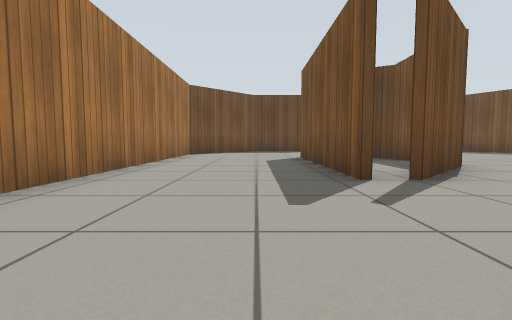
[1] (above)

16 first-person views from a walk through a world built for the Gazebo simulator. The camera is 0.5 m above the floor, tilts 4° down and sees 85° across. The floor is counted in squares, 1 m on a side. Each view is taken from the middle of a square. On the plan, view 1 faces up. The plan holds only what a view shows up to about 9 squares ahead; the rest is blank. Simple patterns stand in for the simulator's built-in surfaces.

[2]
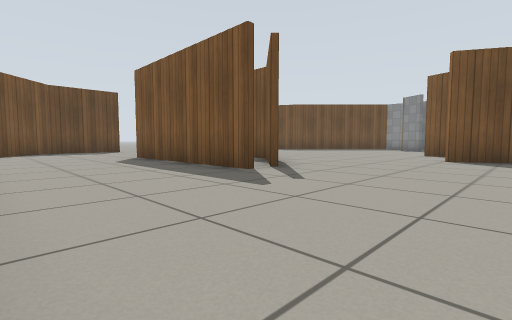

[3]
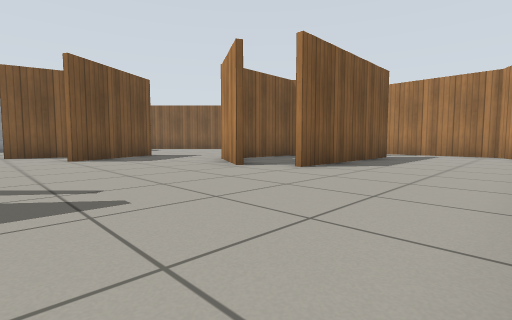

[4]
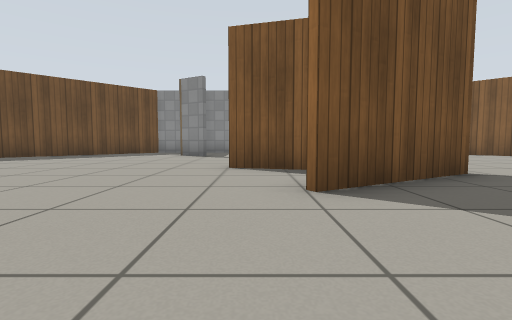

[5]
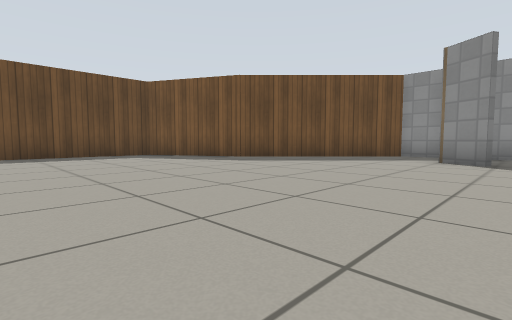

[6]
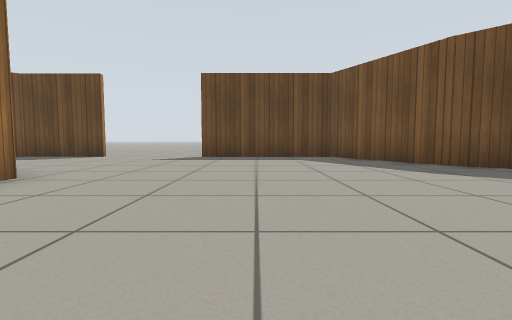

[7]
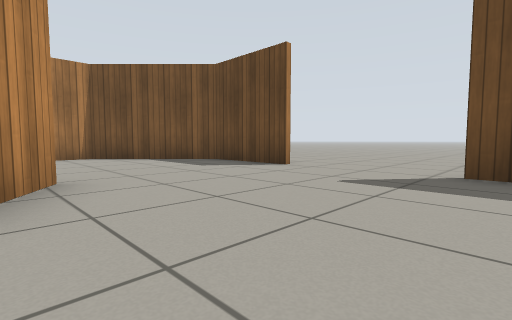

[8]
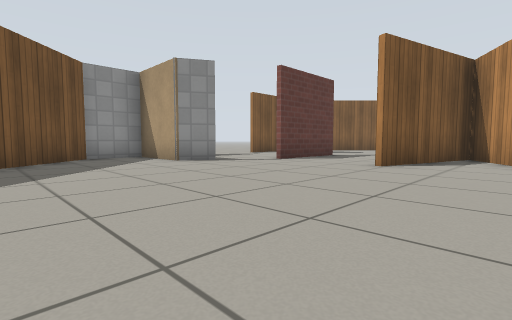

[9]
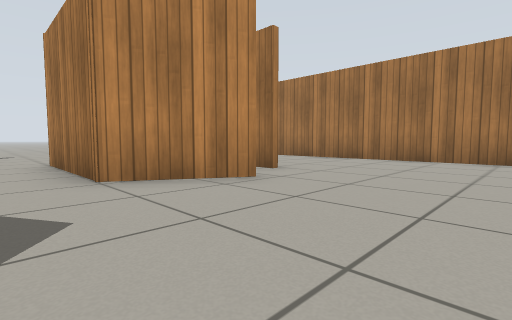

[10]
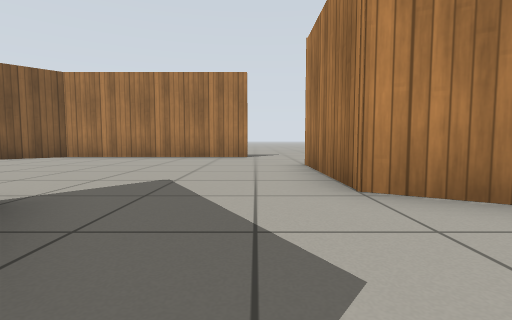

[11]
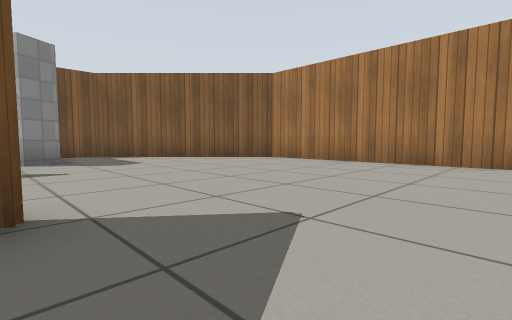

[12]
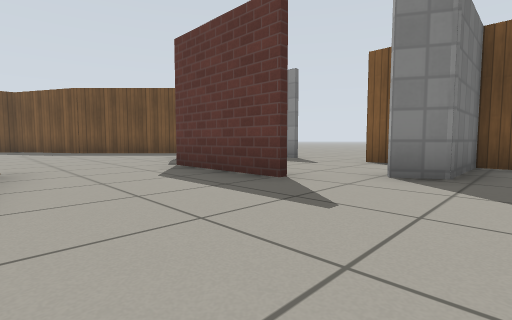

[13]
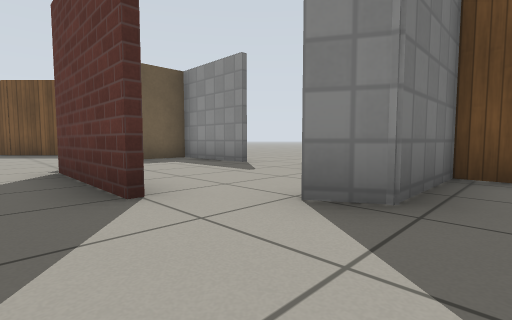

[14]
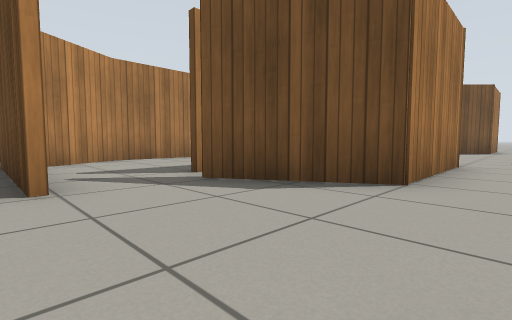

[15]
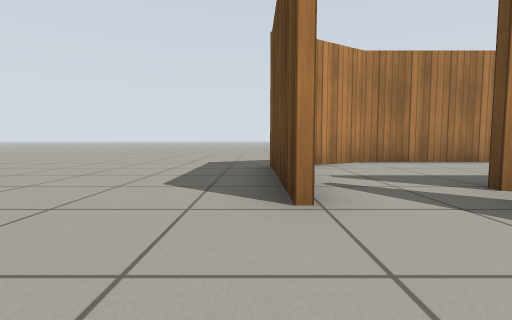

[16]
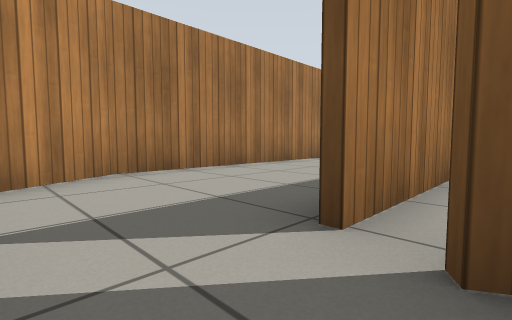

### Floor plan
Points are (right, up) in squares from view 1. A wall is a line through its corners. A room is listed if a view was taken in it or the views show most of it. See-through windows are left out.
Room 1 (views 1, 2, 3, 4, 5, 6, 7, 8, 9, 10, 11)
walls: (3.8, 5.2) (2, 3.4); (2, 3.6) (3.8, 5.4); (1.3, 3.5) (1.3, 8.4); (2.1, 8.7) (3.1, 8.1); (6.3, 0.6) (7.2, -1); (2.2, -0.7) (4, -1.7); (7.1, -1.2) (8.1, 2.5); (7.2, -1.3) (5.7, 1.4); (2.4, 12.5) (-0.1, 12.5) (-2.4, 10.2) (-2.4, -5.6) (-1.2, -7.6) (0.4, -7.6); (11.8, 3.6) (12.3, 4.5) (14.4, 4.5); (10.9, 9.4) (9.2, 12.5) (5.3, 12.5); (14.4, 4.3) (13.1, 4.3); (14.4, 1.8) (14.4, 5.9) (10.7, 9.6); (1.1, -5.6) (1.1, -1.2)
ways out: opening at (5.5, -2) to room 2; opening at (9.5, 2) to room 2; opening at (1, -6.5) to room 3; opening at (12.5, 2) to room 4; opening at (2, 14)
Room 2 (views 12, 13)
walls: (10.9, -0.6) (10.9, 2.2); (6.4, -7.4) (10.6, -7.4) (14.4, -3.6) (14.4, -2.3) (12.3, -2.3) (11.9, -1.6); (4, -1.7) (4, -4.6)
ways out: opening at (5.5, -2) to room 1; opening at (9.5, 2) to room 1; opening at (5, -6.7) to room 3; opening at (12, -1) to room 4
Room 3 (views 14, 15, 16)
walls: (5.2, -7.4) (6.4, -7.4); (4, -4.6) (1.8, -5.9)
ways out: opening at (1, -6.5) to room 1; opening at (5, -6.7) to room 2; opening at (1, -9)
Room 4 (no view inside)
walls: (14.4, -0.8) (14.4, -0.1)
ways out: opening at (12.5, 2) to room 1; opening at (12, -1) to room 2; opening at (14, 0.5)

Positions as (right, up) in squares from view 1, and headings:
1: (0, 0), facing up
2: (-2, 0), facing up-right
3: (-2, 3), facing down-right
4: (3, 2), facing right
5: (5, 3), facing up-right
6: (7, 4), facing up
7: (6, 8), facing up-left
8: (6, 8), facing down-right
9: (5, 2), facing down-left
10: (5, 1), facing down
11: (5, -1), facing down-right
12: (8, -3), facing up-right
13: (10, -3), facing up-right
14: (5, -8), facing up-left
15: (4, -8), facing left
16: (2, -7), facing up-left
